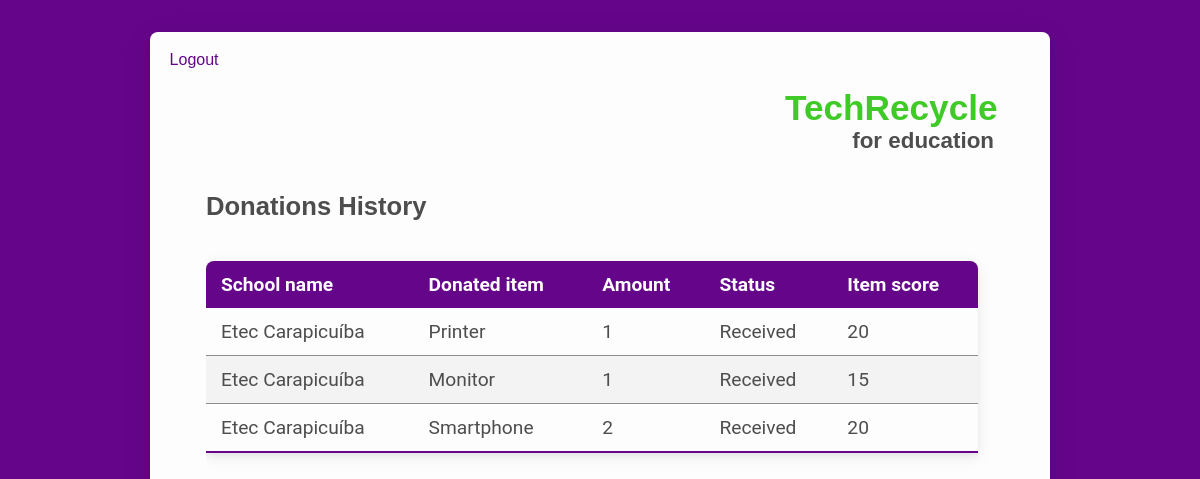
The page /history (signed in) on the database its author committed.
### tables this page shows
CREATE TABLE "donations" (
	"id"	INTEGER,
	"user_id"	VARCHAR(255),
	"school_id"	VARCHAR(255),
	"item_id"	VARCHAR(255),
	"amount"	VARCHAR(255),
	"received"	INTEGER,
	PRIMARY KEY("id")
);

CREATE TABLE "schools" (
	"id"	INTEGER,
	"name"	VARCHAR(255),
	"address"	VARCHAR(255),
	"city"	VARCHAR(255),
	"state"	VARCHAR(255),
	"country"	VARCHAR(255),
	"phone"	VARCHAR(20),
	"email"	VARCHAR(255),
	"password"	VARCHAR(255),
	"latitude"	Decimal(8, 6),
	"longitude"	Decimal(9, 6),
	"photo"	VARCHAR(255),
	PRIMARY KEY("id")
);

CREATE TABLE 'items' ( 'id' INTEGER PRIMARY KEY, 'name' VARCHAR(255), 'description' VARCHAR(255), 'icon' VARCHAR(255), 'scores' INTEGER );

### app.py (the view)
@app.route('/history')
def userPage():
    if 'userId' in session:
        userId = session['userId']
        con = sql.connect(DATABASE)
        con.row_factory = sql.Row
        cursor = con.cursor()
        cursor.execute(
            'SELECT donations.amount, donations.received, schools.name AS school, items.name AS item, items.scores FROM `donations` INNER JOIN `schools` ON schools.id = donations.school_id INNER JOIN `items` ON items.id = donations.item_id WHERE donations.user_id=? ORDER BY donations.id DESC', [userId])
        donations = cursor.fetchall()
        return render_template('history.html', donations=donations)

### templates/history.html
{% extends "layout.html" %} {% block pageTitle %} Donations History {% endblock
%} {% block content %}
<div id="scroll">
  <table class="styled-table">
    <thead>
      <td>School name</td>
      <td>Donated item</td>
      <td>Amount</td>
      <td>Status</td>
      <td>Item score</td>
    </thead>
    <tbody>
      {% for donation in donations %}
      <tr>
        <td>{{ donation['school'] }}</td>
        <td>{{ donation['item'] }}</td>
        <td>{{ donation['amount'] }}</td>
        <td>
          {% if donation['received'] == 0 %} No {% else %} Received {% endif %}
        </td>
        <td>{{ donation['scores'] * donation['amount'] |int }}</td>
      </tr>
      {% endfor %}
    </tbody>
  </table>
</div>
{% endblock%}

### static/css/style.css (style rules this page uses)
:root { --primary: #4d4d4d; --secondary: #ffffff; --white: #fdfdfd; --darkgray: #3d3d3d; --lightgray: #8d8d8d; --lightergray: #f3f3f3; --green: #3fca28; --purple: #65068a; --font: 'Roboto', sans-serif; --shadow-small: 0px 2px 2px rgba(0, 0, 0, 0.04), 0px 2px 8px rgba(0, 0, 0, 0.08); --shadow: 0px 4px 4px rgba(0, 0, 0, 0.04), 0px 4px 16px rgba(0, 0, 0, 0.08); --shadow-big: 0px 8px 8px rgba(0, 0, 0, 0.04), 0px 8px 32px rgba(0, 0, 0, 0.08); }
* { margin: 0; padding: 0; -webkit-box-sizing: border-box; box-sizing: border-box; }
html, body, #root { max-height: 100vh; max-width: 100vw; height: 100%; width: 100%; }
body { padding: 2em; font-family: var(--font); color: var(--primary); background-color: var(--purple); }
#scroll { width: 100%; height: 100%; padding-right: 1em; overflow: auto; display: -webkit-box; display: -ms-flexbox; display: flex; -webkit-box-orient: vertical; -webkit-box-direction: normal; -ms-flex-direction: column; flex-direction: column; }
.styled-table { border-collapse: collapse; margin: 1em 0; font-size: 1.2em; min-width: 300px; border-radius: 8px 8px 0 0; overflow: hidden; -webkit-box-shadow: var(--shadow); box-shadow: var(--shadow); }
.styled-table th, .styled-table td { padding: 12px 15px; }
.styled-table tbody tr { border-bottom: 1px solid var(--lightgray); }
.styled-table tbody tr:nth-of-type(even) { background-color: var(--lightergray); }
.styled-table tbody tr:last-of-type { border-bottom: 2px solid var(--purple); }

### rows shown on the page
donations: school "Etec Carapicuíba", item "Printer", amount "1", received "Received", donation['scores']*donation['amount']|int "20"
donations: school "Etec Carapicuíba", item "Monitor", amount "1", received "Received", donation['scores']*donation['amount']|int "15"
donations: school "Etec Carapicuíba", item "Smartphone", amount "2", received "Received", donation['scores']*donation['amount']|int "20"
